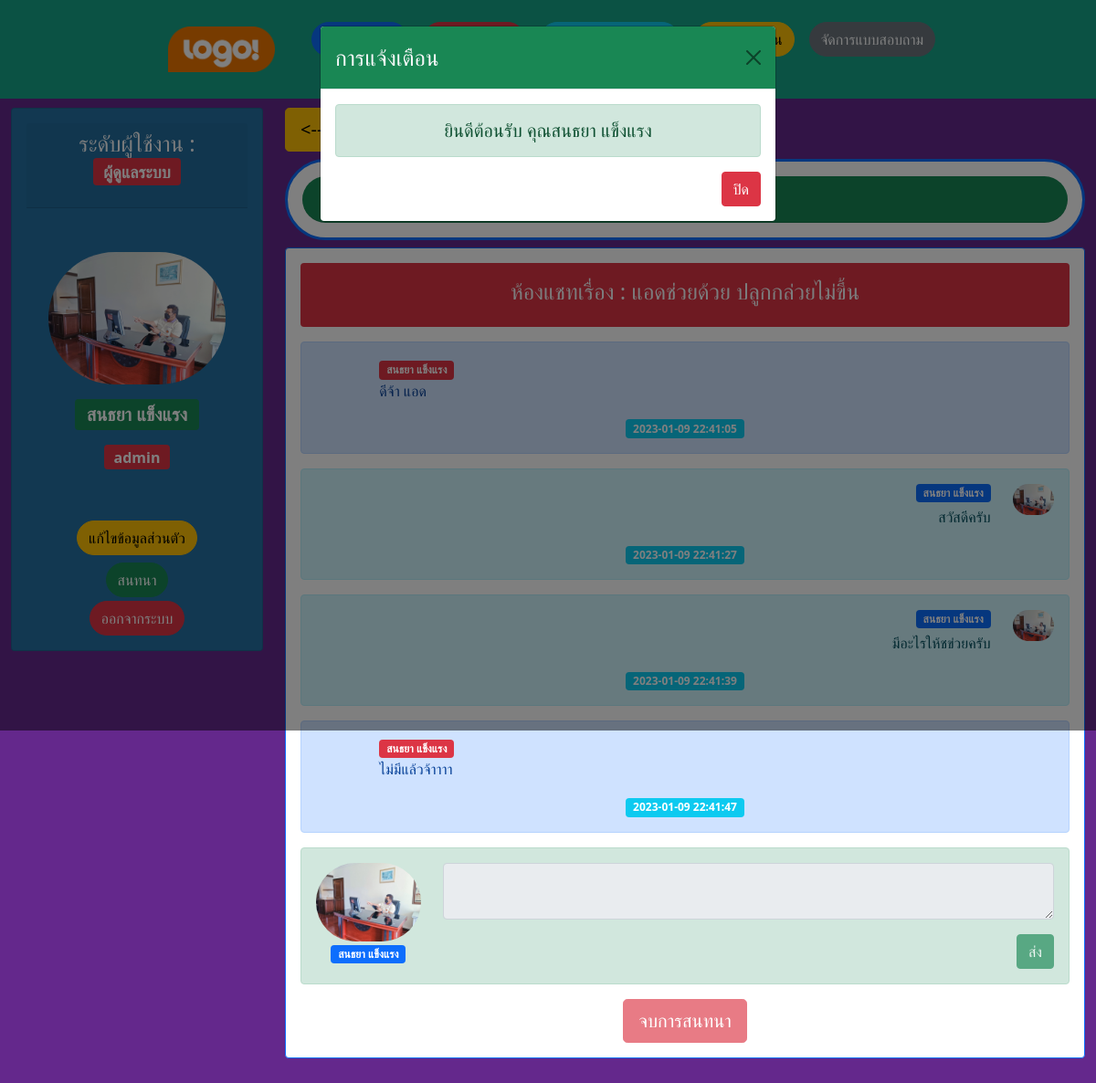
The app's page /admin/admin-chat-room.php?id_chat_room=7 (signed in) with its own data.
### tables this page shows
CREATE TABLE `users` (
  `id_user` int(5) NOT NULL COMMENT 'รหัส',
  `usernames` varchar(50) NOT NULL COMMENT 'ชื่อผู้ใช้งาน',
  `passwords` varchar(50) NOT NULL COMMENT 'รหัสผ่าน',
  `fname` varchar(100) NOT NULL COMMENT 'ชื่อ',
  `lname` varchar(100) NOT NULL COMMENT 'นามสกุล',
  `tel` text NOT NULL,
  `address` text NOT NULL COMMENT 'ที่อยู่',
  `pic` varchar(100) NOT NULL DEFAULT 'pic_default.jpg' COMMENT 'รูป',
  `birthday` date NOT NULL,
  `user_level` int(1) NOT NULL DEFAULT '0' COMMENT 'ระดับผู้ใช้งาน'
);

CREATE TABLE `chat_room` (
  `id_chat_room` int(10) NOT NULL,
  `id_chat_room_type` int(5) NOT NULL,
  `chat_room_name` varchar(255) NOT NULL,
  `user_general` int(5) NOT NULL,
  `char_room_status` int(1) NOT NULL DEFAULT '1'
);

CREATE TABLE `chat_detail` (
  `id_chat_detail` int(10) NOT NULL,
  `id_chat_room` int(10) NOT NULL,
  `id_user` int(5) NOT NULL,
  `chat_text` text NOT NULL,
  `chat_datetime` datetime NOT NULL
);

### admin/admin-chat-room.php (the view, shortened to what this page needs)
<?php
require ('../dbcon.php');
?>
<!doctype html>
<html lang="en">
  <head>
      <link href="../css/bootstrap.min.css" rel="stylesheet">
  </head>
  <body style="height: 5000px; padding-top: 70px;background: rgb(100, 40, 140);">
    <div class="container-fluid">
     <?php include 'nav-admin.php'; ?>
     <div class="row justify-content-center">
       <div class="col-md-3 d-none d-lg-block">
          <?php include 'nav-left.php'; ?>
       </div>
       <div class="col-md-9">
          <a href="admin-add-chat-room.php" class="btn btn-warning btn-lg"><--- Back</a>
          <div class="card border-primary border-3 rounded-pill my-2">
            <div class="card-body">
              <h3 class="card-header bg-success text-center text-light rounded-pill">ห้องแชท</h3>
            </div>
          </div>
          <div class="card border-primary">
            <div class="card-body">
              <?php
              $id_chat_room=$_GET['id_chat_room'];
              $sql="SELECT * FROM chat_room WHERE id_chat_room = '$id_chat_room' ";
              $result=mysqli_query($conn,$sql);
              $row_chat_room=mysqli_fetch_object($result);
               ?>
              <div class="alert bg-danger text-center">
                <h4 class="alert-heading text-light">ห้องแชทเรื่อง : <?php echo $row_chat_room->chat_room_name; ?></h4>
              </div>
            <?php
            $id_chat_room=$_GET['id_chat_room'];
            $sql="SELECT * FROM chat_detail,users WHERE users.id_user=chat_detail.id_user  and chat_detail.id_chat_room = '$id_chat_room' ORDER BY chat_detail.chat_datetime ASC";
            $result=mysqli_query($conn,$sql);
            if ($count==0) { ?>
           <?php }
              while($row_chat=mysqli_fetch_object($result)){
                $id_user=$row_chat->id_user;
             ?>
             <div class="card   my-3 <?php if($id_user==$_SESSION['id_user']){echo "alert-info";}else{echo "alert-primary";} ?>" >
                <div class="card-body">
                  <div class="row  <?php if($id_user!=$_SESSION['id_user']){echo "d-flex flex-row-reverse";}?>">
                    <div class="col-11">
                      <span class="badge <?php if($id_user==$_SESSION['id_user']){echo "float-end bg-primary";}else{echo "bg-danger";} ?>"><?php echo $row_chat->fname." ".$row_chat->lname; ?></span>
                      <br>
                      <p class="<?php if($id_user==$_SESSION['id_user']){echo "float-end";}?>"><?php echo $row_chat->chat_text; ?></p>
                    </div>
                    <div class="col-1">
                      <div class="d-flex flex-column align-items-center ">
                        <img src="../uploads/<?php echo $row_chat->pic;?>" alt="" class="w-100 rounded-pill">
                      </div>
                    </div>
                  </div>
                  <div class="text-center">
                      <span class="badge bg-info"><?php echo $row_chat->chat_datetime; ?></span>
                  </div>
                </div>
              </div>
            <?php } ?>
              <div class="card alert-success my-3">
                <div class="card-body">
                  <div class="row">
                    <div class="col-2">
                      <div class="d-flex flex-column align-items-center ">
                        <img src="../uploads/<?php echo $row->pic;?>" alt="" class="w-100 rounded-pill">
                        <span class="badge bg-primary mt-1"><?php echo $row->fname." ".$row->lname; ?></span>
                      </div>
                    </div>
                    <div class="col-10">
                      <form action="sql/insert-chat-detail.php" method="post" enctype="multipart/form-data">
                          <textarea class="form-control" name="chat_text" <?php if($row_chat_room->char_room_status==0){ echo "disabled";}?>></textarea>
                          <button class="btn btn-success float-end mt-3" <?php if($row_chat_room->char_room_status==0){ echo "disabled";}?>>ส่ง</button>
                      </form>
                    </div>
                  </div>
                </div>
              </div>
              <div class="text-center">
                <a href="sql/end-chat.php?id_chat_room=<?php echo $_GET['id_chat_room'];?>&url=admin-chat-room.php" class="btn btn-danger btn-lg <?php if($row_chat_room->char_room_status==0){ echo "disabled";}?>" onclick="return confirm('ยืนยันการจบสนทนา ?');">จบการสนทนา</a>
              </div>
            </div>
          </div>
       </div>
     </div>
    </div>
  <?php include '../alert-modal.php'; ?>
  </body>
</html>

### admin/nav-left.php
<div class="card text-light d-none d-lg-block" style="background-color: rgb(36, 113, 163);" >
	<div class="card-body">
		<h4 class="card-header text-center">ระดับผู้ใช้งาน :
			<p class="badge bg-danger">ผู้ดูแลระบบ</p>
		</h4>
	    <div class="d-flex flex-column align-items-center text-center">
        	<img class="rounded-pill mt-5" width="80%" src="../uploads/<?php echo $row->pic;?>">
	          <p class="form-label badge bg-success fs-5 font-weight-bold mt-3"><?php echo $row->fname." ".$row->lname; ?></p>
	          <p class="form-label badge fs-6 mt-2 <?php if($row->user_level==1){echo "bg-danger";}else{echo "bg-warning";} ?>"><?php echo $row->usernames; ?></p>
        	<div class="mt-5">
            	<a href="edit-admin.php" class="btn btn-warning rounded-pill">แก้ไขข้อมูลส่วนตัว</a>
          	</div>
          	<div class="mt-2">
          		<a href="admin-add-chat-room.php" class="btn btn-success rounded-pill">สนทนา</a>
          	</div>
	        <div class="mt-1">
	            <a href="../logout.php" class="btn btn-danger rounded-pill">ออกจากระบบ</a>
	        </div>
        </div>
	</div>
</div>

### records on screen
users: pic (picture), fname "สนธยา", lname "แข็งแรง", usernames "admin"
chat_room: chat_room_name "แอดช่วยด้วย ปลูกกล่วยไม่ขึ้น"
chat_detail: id_user.fname "สนธยา", id_user.lname "แข็งแรง", chat_text "ดีจ้า แอด", chat_datetime "2023-01-09 22:41:05"
chat_detail: id_user.fname "สนธยา", id_user.lname "แข็งแรง", chat_text "สวัสดีครับ", id_user.pic (picture), chat_datetime "2023-01-09 22:41:27"
chat_detail: id_user.fname "สนธยา", id_user.lname "แข็งแรง", chat_text "มีอะไรให้ชข่วยครับ", id_user.pic (picture), chat_datetime "2023-01-09 22:41:39"
chat_detail: id_user.fname "สนธยา", id_user.lname "แข็งแรง", chat_text "ไม่มีแล้วจ้าาาา", chat_datetime "2023-01-09 22:41:47"

### other values on screen
$_SESSION['ok'] "ยินดีต้อนรับ คุณสนธยา แข็งแรง"
